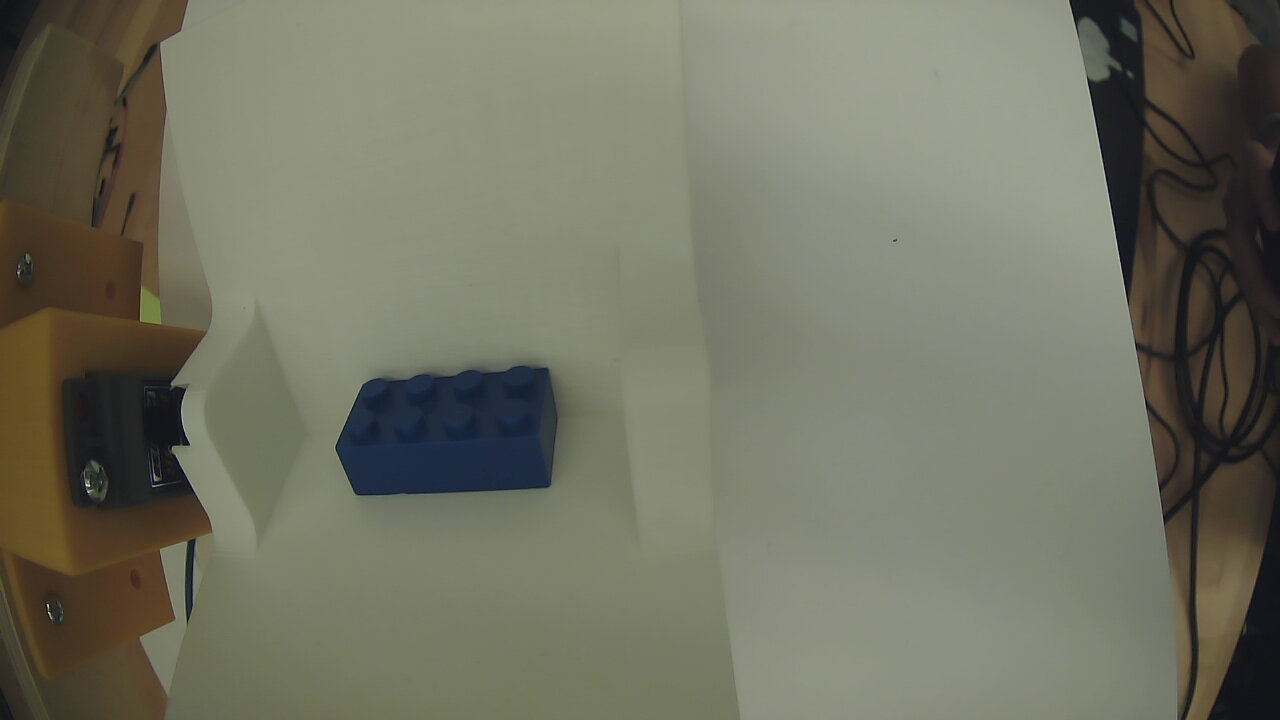
#> input picture test2_nolight.jpg, 1280 x 720 px
$ python no_name.py
#> lines starting #> are read from the running program, lines starting #| are printed output that depends on the picture; after the words box and inside, x2 and y2 are one past the last pixel; in counts of white or black regions, pixels touching at a corner belong together
# based off of
# https://learndeltax.blogspot.com/2016/05/3d-object-detection-using-opencv-python.html

import cv2
import numpy as np

# Image with one lego on tip plate
image = cv2.imread("test2_nolight.jpg")
#> image is the input picture: shape (720, 1280, 3); mean B, G, R 98.2, 114.3, 114

# create window normal size
cv2.namedWindow("Original", cv2.WINDOW_NORMAL)
# show image in the window
cv2.imshow("Original", image)


# convert to grayscale
gray = cv2.cvtColor(image,cv2.COLOR_RGB2GRAY)
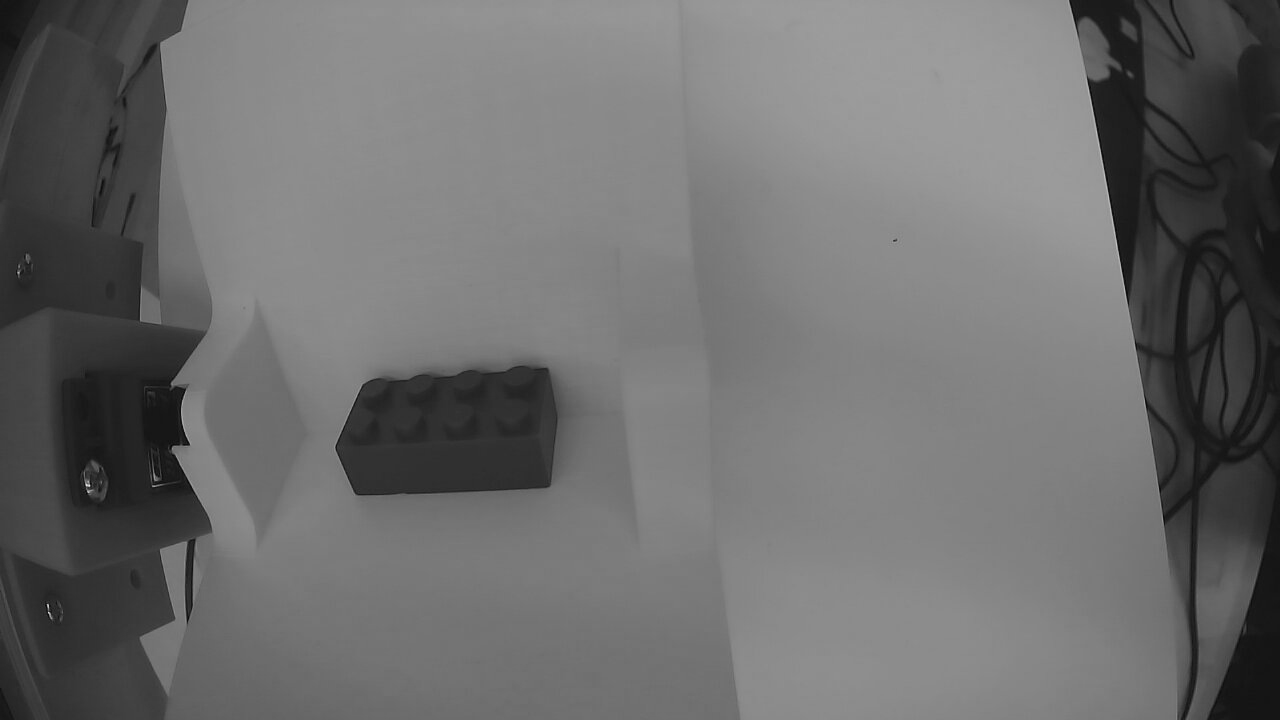
#> gray: shape (720, 1280); min 5, max 235, mean 109.3
# create window normal size
cv2.namedWindow("Grayscale", cv2.WINDOW_NORMAL)
# show image in the window
cv2.imshow("Grayscale", gray)

# noise removal but keeps edges
# this filter is slower than most but it is very good at preserving edges
refined_image = cv2.bilateralFilter(gray,9,75,75)
# thresholding using THRESH_OTSU
# needs a bimodal image and finds a threshold inbetween the two peaks
# pixels are set to either black or wight depending on how they compare to the threshold
ret, threshold_image = cv2.threshold(refined_image,0,255,cv2.THRESH_OTSU)
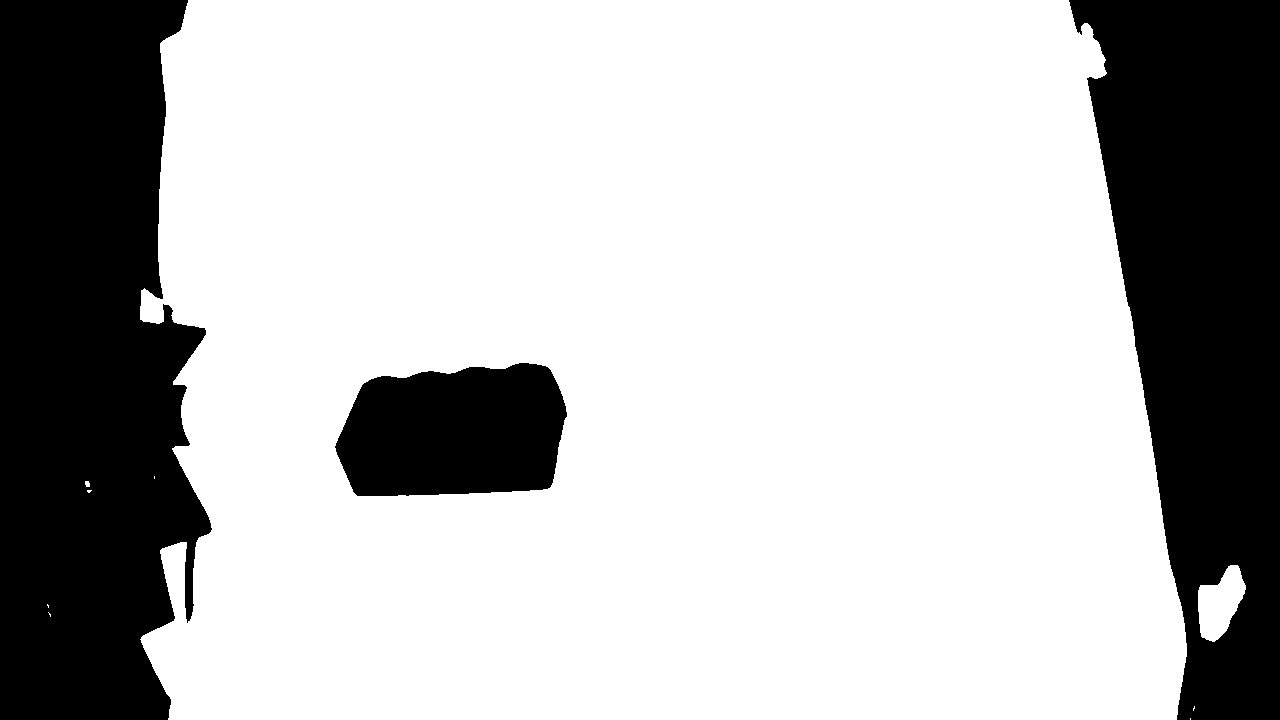
#> threshold_image: shape (720, 1280); 72.9% white; 3 black regions, box (x1, y1, x2, y2) and area: (0, 0, 212, 720) 123458, (1069, 0, 1280, 720) 100542, (335, 363, 567, 496) 25750
#> ret = 90
# create window normal size
cv2.namedWindow("Threshold", cv2.WINDOW_NORMAL)
# show image in the window
cv2.imshow("Threshold", threshold_image)


cv2.waitKey()
